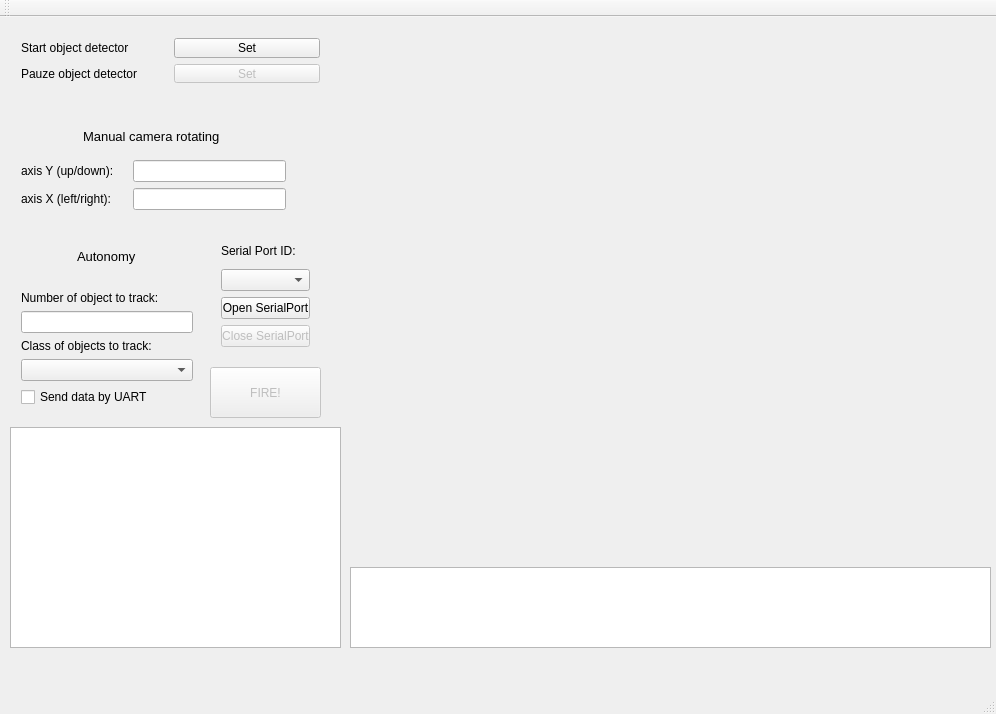
<?xml version="1.0" encoding="UTF-8"?>
<ui version="4.0">
 <class>TrackingAppClass</class>
 <widget class="QMainWindow" name="TrackingAppClass">
  <property name="geometry">
   <rect>
    <x>0</x>
    <y>0</y>
    <width>996</width>
    <height>714</height>
   </rect>
  </property>
  <property name="windowTitle">
   <string>TrackingApp</string>
  </property>
  <widget class="QWidget" name="centralWidget">
   <widget class="QLabel" name="Frame_Qt">
    <property name="geometry">
     <rect>
      <x>350</x>
      <y>10</y>
      <width>640</width>
      <height>540</height>
     </rect>
    </property>
    <property name="autoFillBackground">
     <bool>true</bool>
    </property>
    <property name="text">
     <string/>
    </property>
   </widget>
   <widget class="QPlainTextEdit" name="txtConsole">
    <property name="geometry">
     <rect>
      <x>10</x>
      <y>410</y>
      <width>331</width>
      <height>221</height>
     </rect>
    </property>
    <property name="readOnly">
     <bool>true</bool>
    </property>
   </widget>
   <widget class="QPlainTextEdit" name="txtConsoleVideo">
    <property name="geometry">
     <rect>
      <x>350</x>
      <y>550</y>
      <width>641</width>
      <height>81</height>
     </rect>
    </property>
    <property name="readOnly">
     <bool>true</bool>
    </property>
   </widget>
   <widget class="QWidget" name="layoutWidget">
    <property name="geometry">
     <rect>
      <x>10</x>
      <y>90</y>
      <width>287</width>
      <height>114</height>
     </rect>
    </property>
    <layout class="QVBoxLayout" name="verticalLayout_10">
     <item alignment="Qt::AlignHCenter">
      <widget class="QLabel" name="label_4">
       <property name="font">
        <font>
         <pointsize>10</pointsize>
        </font>
       </property>
       <property name="text">
        <string>Manual camera rotating </string>
       </property>
      </widget>
     </item>
     <item>
      <layout class="QHBoxLayout" name="horizontalLayout_3">
       <item>
        <layout class="QVBoxLayout" name="verticalLayout_5">
         <item>
          <widget class="QLabel" name="label_3">
           <property name="text">
            <string>axis Y (up/down):    </string>
           </property>
          </widget>
         </item>
         <item>
          <widget class="QLabel" name="label_5">
           <property name="text">
            <string>axis X (left/right):</string>
           </property>
          </widget>
         </item>
        </layout>
       </item>
       <item>
        <layout class="QVBoxLayout" name="verticalLayout_3">
         <item>
          <layout class="QVBoxLayout" name="verticalLayout_4">
           <item>
            <widget class="QLineEdit" name="txtX"/>
           </item>
           <item>
            <widget class="QLineEdit" name="txtY"/>
           </item>
          </layout>
         </item>
        </layout>
       </item>
      </layout>
     </item>
    </layout>
   </widget>
   <widget class="QWidget" name="layoutWidget">
    <property name="geometry">
     <rect>
      <x>10</x>
      <y>200</y>
      <width>194</width>
      <height>201</height>
     </rect>
    </property>
    <layout class="QVBoxLayout" name="verticalLayout_11">
     <item>
      <layout class="QVBoxLayout" name="verticalLayout_2">
       <item alignment="Qt::AlignHCenter">
        <widget class="QLabel" name="label_8">
         <property name="font">
          <font>
           <pointsize>10</pointsize>
          </font>
         </property>
         <property name="text">
          <string>Autonomy</string>
         </property>
        </widget>
       </item>
       <item>
        <layout class="QVBoxLayout" name="verticalLayout_8">
         <item>
          <layout class="QVBoxLayout" name="verticalLayout_6">
           <item>
            <widget class="QLabel" name="label_6">
             <property name="text">
              <string>Number of object to track:</string>
             </property>
            </widget>
           </item>
           <item>
            <widget class="QLineEdit" name="trackedObjectNumber_ledit"/>
           </item>
          </layout>
         </item>
         <item>
          <layout class="QVBoxLayout" name="verticalLayout_7">
           <item>
            <widget class="QLabel" name="label_7">
             <property name="text">
              <string>Class of objects to track:</string>
             </property>
            </widget>
           </item>
           <item>
            <widget class="QComboBox" name="cocoIDcomboBox"/>
           </item>
          </layout>
         </item>
        </layout>
       </item>
      </layout>
     </item>
     <item>
      <widget class="QCheckBox" name="checkBoxSendUART">
       <property name="text">
        <string>Send data by UART</string>
       </property>
      </widget>
     </item>
    </layout>
   </widget>
   <widget class="QWidget" name="layoutWidget">
    <property name="enabled">
     <bool>true</bool>
    </property>
    <property name="geometry">
     <rect>
      <x>10</x>
      <y>10</y>
      <width>321</width>
      <height>67</height>
     </rect>
    </property>
    <layout class="QHBoxLayout" name="horizontalLayout">
     <item>
      <layout class="QVBoxLayout" name="verticalLayout">
       <item>
        <widget class="QLabel" name="label_2">
         <property name="enabled">
          <bool>true</bool>
         </property>
         <property name="layoutDirection">
          <enum>Qt::LeftToRight</enum>
         </property>
         <property name="text">
          <string>Start object detector</string>
         </property>
         <property name="alignment">
          <set>Qt::AlignLeading|Qt::AlignLeft|Qt::AlignVCenter</set>
         </property>
        </widget>
       </item>
       <item>
        <widget class="QLabel" name="label">
         <property name="enabled">
          <bool>true</bool>
         </property>
         <property name="text">
          <string>Pauze object detector</string>
         </property>
         <property name="alignment">
          <set>Qt::AlignLeading|Qt::AlignLeft|Qt::AlignVCenter</set>
         </property>
        </widget>
       </item>
      </layout>
     </item>
     <item>
      <layout class="QVBoxLayout" name="verticalLayout_9">
       <item>
        <widget class="QPushButton" name="btnInitYolo">
         <property name="enabled">
          <bool>true</bool>
         </property>
         <property name="text">
          <string>Set</string>
         </property>
        </widget>
       </item>
       <item>
        <widget class="QPushButton" name="btnCaptureVideo">
         <property name="enabled">
          <bool>false</bool>
         </property>
         <property name="text">
          <string>Set</string>
         </property>
        </widget>
       </item>
      </layout>
     </item>
    </layout>
   </widget>
   <widget class="QWidget" name="layoutWidget">
    <property name="geometry">
     <rect>
      <x>210</x>
      <y>210</y>
      <width>111</width>
      <height>131</height>
     </rect>
    </property>
    <layout class="QVBoxLayout" name="verticalLayout_13">
     <item>
      <layout class="QVBoxLayout" name="verticalLayout_12">
       <item>
        <widget class="QLabel" name="label_9">
         <property name="text">
          <string>Serial Port ID:</string>
         </property>
        </widget>
       </item>
       <item>
        <widget class="QComboBox" name="serialPortComboBox"/>
       </item>
      </layout>
     </item>
     <item>
      <widget class="QPushButton" name="btnOpenSerialPort">
       <property name="text">
        <string>Open SerialPort</string>
       </property>
      </widget>
     </item>
     <item>
      <widget class="QPushButton" name="btnCloseSerialPort">
       <property name="enabled">
        <bool>false</bool>
       </property>
       <property name="text">
        <string>Close SerialPort</string>
       </property>
      </widget>
     </item>
    </layout>
   </widget>
   <widget class="QPushButton" name="btnShoot">
    <property name="enabled">
     <bool>false</bool>
    </property>
    <property name="geometry">
     <rect>
      <x>210</x>
      <y>350</y>
      <width>111</width>
      <height>51</height>
     </rect>
    </property>
    <property name="text">
     <string>FIRE!</string>
    </property>
   </widget>
   <zorder>btnShoot</zorder>
   <zorder>Frame_Qt</zorder>
   <zorder>txtConsole</zorder>
   <zorder>txtConsoleVideo</zorder>
   <zorder>layoutWidget</zorder>
   <zorder>layoutWidget</zorder>
   <zorder>layoutWidget</zorder>
   <zorder>layoutWidget</zorder>
  </widget>
  <widget class="QMenuBar" name="menuBar">
   <property name="geometry">
    <rect>
     <x>0</x>
     <y>0</y>
     <width>996</width>
     <height>26</height>
    </rect>
   </property>
  </widget>
  <widget class="QToolBar" name="mainToolBar">
   <attribute name="toolBarArea">
    <enum>TopToolBarArea</enum>
   </attribute>
   <attribute name="toolBarBreak">
    <bool>false</bool>
   </attribute>
  </widget>
  <widget class="QStatusBar" name="statusBar"/>
 </widget>
 <layoutdefault spacing="6" margin="11"/>
 <resources>
  <include location="TrackingApp.qrc"/>
 </resources>
 <connections/>
</ui>
